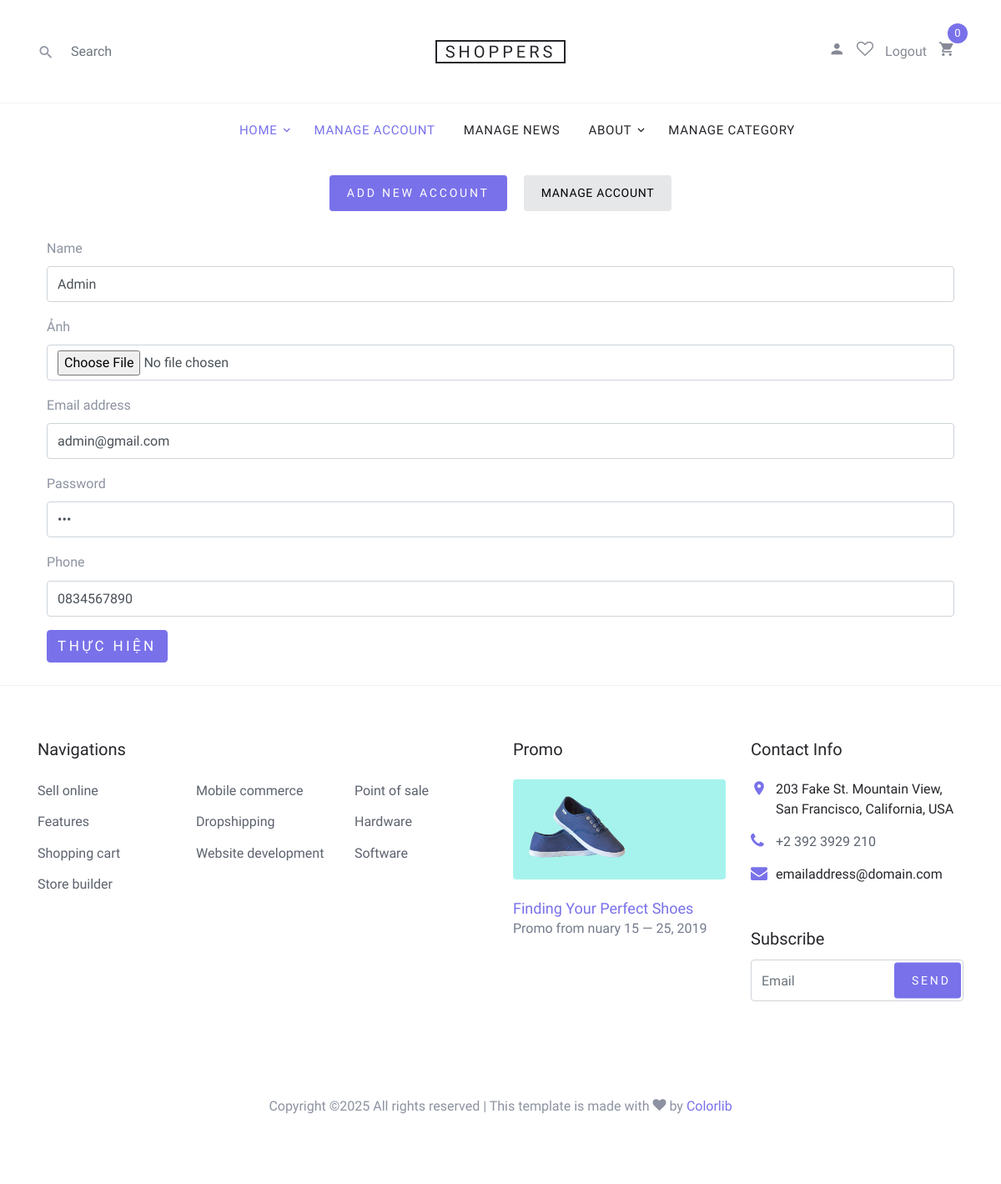
Screenshot of /shoppers-admin/index.php?cmd=account&action=edit&id=1 (signed in) with the database file from the repository.
### tables this page shows
CREATE TABLE `account` (
  `id` int(5) UNSIGNED NOT NULL,
  `name` varchar(64) NOT NULL,
  `img` varchar(100) DEFAULT NULL,
  `email` varchar(100) NOT NULL,
  `password` varchar(64) NOT NULL,
  `phone` varchar(12) DEFAULT NULL,
  `date` datetime NOT NULL DEFAULT current_timestamp(),
  `status` tinyint(1) NOT NULL DEFAULT 1
);

### shoppers-admin/index.php (called while the page is built, shortened)
<?php
    if(isset($_GET['cmd']))
        $cmd = $_GET['cmd'];
    else
        $cmd = 'home';
    include("head.php");
    include("header.php");
    include($cmd. ".php");
    include("footer.php");
?>

### shoppers-admin/account.php (the view, shortened to what this page needs)
<?php
function edit()
{
    global $conn;
    if(isset($_GET['id']))
        $id = $_GET['id'];
    else
        $id = 0;
    if(isset($_POST['sbm']))
    {
        $img = upload('img');
        $name = $_POST['name'];
        $email = $_POST['email'];
        $password = $_POST['password'];
        $phone = $_POST['phone'];
        $sql = "
        update account set
        `name`='{$name}',
        `img`='{$img}',
        `email`='{$email}',
        `password`='{$password}',
        `phone`='{$phone}'
        where id=$id";
        if(mysqli_query($conn, $sql))
            message('Thành Công!','account');
        else
            message('Thất bại!','account');
    }
    else
    {
        $sql = "select * from account where id = $id";
        $result = mysqli_query($conn,$sql);
        $row = mysqli_fetch_assoc($result);
        echo '
        <div style="padding:1%">
        <form action="" method="POST" enctype="multipart/form-data">
        <p>
            <label for="name">Name</label>
            <input class="form-control" name="name"  type="text" value="'.$row['name'].'" />
        </p>
        <p>
            <label for="name">Ảnh</label>
            <input class="form-control" name="img"  type="file" />
        </p>
        <p>
            <label for="inputEmail">Email address</label>
            <input class="form-control" name="email"  type="email" value="'.$row['email'].'" />
        </p>
        <p>
            <label for="Password">Password</label>
            <input class="form-control" name="password"  type="password" value="'.$row['password'].'"/>
        </p>
        <p>
            <label for="phone">Phone</label>
            <input class="form-control" name="phone"  type="text" value="'.$row['phone'].'"/>
        </p>
        <p>
            <button type="submit"class="btn btn-primary" name="sbm">Thực hiện</button>
        </p>
        </div>
        ';
    }
}
?>
<section class="">
    <div class="container">
        <div class="row d-flex justify-content-center">
            <div class="col-12">
                <div class="d-flex justify-content-center gap-20 py-20">
                    <a href="index.php?cmd=account&action=add" class="btn btn-sm btn-primary">Add new Account</a>
                    <a href="index.php?cmd=account&action=manage" class="btn btn-sm btn-secondary">Manage Account</a>
                </div>
            </div>
            <div class="col-12">
            <?php
            if(isset($_GET['action']))
                $action=$_GET['action'];
            else
                $action = 'manage';
            switch($action)
            {
                case 'edit': edit(); break;
            }
            ?>
            </div>
        </div>
    </div>
</section>

### shoppers-admin/css/style.css (style rules this page uses)
body { line-height: 1.7; color: #8c92a0; font-weight: 300; font-size: 16px; }
a { -webkit-transition: .3s all ease; -o-transition: .3s all ease; transition: .3s all ease; }
.btn { text-transform: uppercase; position: relative; -webkit-transition: 0.2s all ease-in-out !important; -o-transition: 0.2s all ease-in-out !important; transition: 0.2s all ease-in-out !important; top: 0; letter-spacing: .05em; }
.btn.btn-secondary { background-color: #e6e7e9; border-color: #e6e7e9; color: #000; }
.btn.btn-sm { font-size: 14px !important; padding: 10px 20px !important; }
.btn.btn-primary { font-size: 17px; font-weight: 300; letter-spacing: .2em; }
.form-control { height: 43px; }
.gap-20 { gap: 20px; }
.py-20 { padding-top: 20px; padding-bottom: 20px; }

### rows the page displays
account: name "Admin", email "admin@gmail.com", phone "0834567890"
